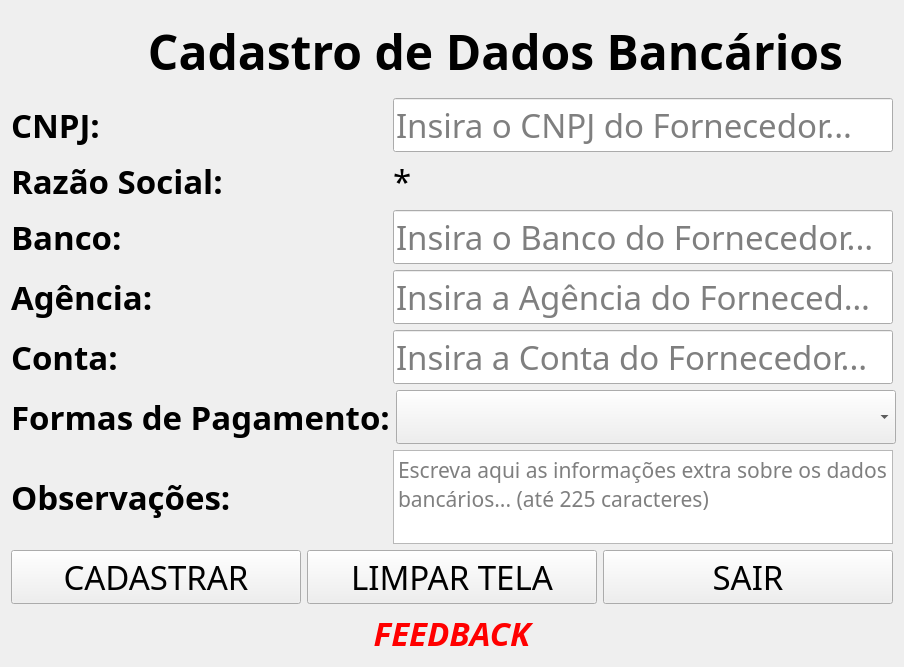
<?xml version="1.0" encoding="UTF-8"?>
<ui version="4.0">
 <class>Form_cadastrar_dados_bancarios_fornecedor</class>
 <widget class="QWidget" name="Form_cadastrar_dados_bancarios_fornecedor">
  <property name="geometry">
   <rect>
    <x>0</x>
    <y>0</y>
    <width>904</width>
    <height>667</height>
   </rect>
  </property>
  <property name="minimumSize">
   <size>
    <width>904</width>
    <height>667</height>
   </size>
  </property>
  <property name="maximumSize">
   <size>
    <width>904</width>
    <height>667</height>
   </size>
  </property>
  <property name="windowTitle">
   <string>Cadastrar Dados Bancários - Fornecedor</string>
  </property>
  <layout class="QVBoxLayout" name="verticalLayout">
   <item>
    <layout class="QHBoxLayout" name="horizontalLayout_2">
     <item>
      <widget class="QLabel" name="label_dados_bancarios_fornecedores_gif">
       <property name="minimumSize">
        <size>
         <width>81</width>
         <height>81</height>
        </size>
       </property>
       <property name="maximumSize">
        <size>
         <width>81</width>
         <height>81</height>
        </size>
       </property>
       <property name="text">
        <string/>
       </property>
       <property name="pixmap">
        <pixmap>../Images/add_fornecedor.gif</pixmap>
       </property>
       <property name="scaledContents">
        <bool>true</bool>
       </property>
      </widget>
     </item>
     <item>
      <widget class="QLabel" name="label_cadastro_dados_bancarios_fornecedores_main">
       <property name="font">
        <font>
         <family>Sitka Heading</family>
         <pointsize>36</pointsize>
         <bold>true</bold>
        </font>
       </property>
       <property name="text">
        <string>Cadastro de Dados Bancários</string>
       </property>
       <property name="scaledContents">
        <bool>true</bool>
       </property>
       <property name="alignment">
        <set>Qt::AlignCenter</set>
       </property>
      </widget>
     </item>
    </layout>
   </item>
   <item>
    <layout class="QHBoxLayout" name="horizontalLayout">
     <item>
      <widget class="QLabel" name="label_cnpj_fornecedor">
       <property name="font">
        <font>
         <family>Sitka Heading</family>
         <pointsize>25</pointsize>
         <bold>true</bold>
        </font>
       </property>
       <property name="acceptDrops">
        <bool>false</bool>
       </property>
       <property name="layoutDirection">
        <enum>Qt::LeftToRight</enum>
       </property>
       <property name="text">
        <string>CNPJ:</string>
       </property>
      </widget>
     </item>
     <item>
      <widget class="QLineEdit" name="lineEdit_cnpj_fornecedor">
       <property name="sizePolicy">
        <sizepolicy hsizetype="Minimum" vsizetype="Fixed">
         <horstretch>0</horstretch>
         <verstretch>0</verstretch>
        </sizepolicy>
       </property>
       <property name="minimumSize">
        <size>
         <width>500</width>
         <height>0</height>
        </size>
       </property>
       <property name="font">
        <font>
         <family>Sitka Heading</family>
         <pointsize>25</pointsize>
        </font>
       </property>
       <property name="acceptDrops">
        <bool>false</bool>
       </property>
       <property name="layoutDirection">
        <enum>Qt::LeftToRight</enum>
       </property>
       <property name="placeholderText">
        <string>Insira o CNPJ do Fornecedor...</string>
       </property>
      </widget>
     </item>
    </layout>
   </item>
   <item>
    <layout class="QHBoxLayout" name="horizontalLayout_3">
     <item>
      <widget class="QLabel" name="label_razao_social">
       <property name="font">
        <font>
         <family>Sitka Heading</family>
         <pointsize>25</pointsize>
         <bold>true</bold>
        </font>
       </property>
       <property name="acceptDrops">
        <bool>false</bool>
       </property>
       <property name="layoutDirection">
        <enum>Qt::LeftToRight</enum>
       </property>
       <property name="text">
        <string>Razão Social:</string>
       </property>
      </widget>
     </item>
     <item>
      <widget class="QLabel" name="label_razao_social_show">
       <property name="sizePolicy">
        <sizepolicy hsizetype="Minimum" vsizetype="Fixed">
         <horstretch>0</horstretch>
         <verstretch>0</verstretch>
        </sizepolicy>
       </property>
       <property name="minimumSize">
        <size>
         <width>500</width>
         <height>0</height>
        </size>
       </property>
       <property name="font">
        <font>
         <family>Sitka Heading</family>
         <pointsize>25</pointsize>
        </font>
       </property>
       <property name="text">
        <string>*</string>
       </property>
      </widget>
     </item>
    </layout>
   </item>
   <item>
    <layout class="QHBoxLayout" name="horizontalLayout_4">
     <item>
      <widget class="QLabel" name="label_banco_fornecedor">
       <property name="font">
        <font>
         <family>Sitka Heading</family>
         <pointsize>25</pointsize>
         <bold>true</bold>
        </font>
       </property>
       <property name="acceptDrops">
        <bool>false</bool>
       </property>
       <property name="layoutDirection">
        <enum>Qt::LeftToRight</enum>
       </property>
       <property name="text">
        <string>Banco:</string>
       </property>
      </widget>
     </item>
     <item>
      <widget class="QLineEdit" name="lineEdit_banco_fornecedor">
       <property name="sizePolicy">
        <sizepolicy hsizetype="Minimum" vsizetype="Fixed">
         <horstretch>0</horstretch>
         <verstretch>0</verstretch>
        </sizepolicy>
       </property>
       <property name="minimumSize">
        <size>
         <width>500</width>
         <height>0</height>
        </size>
       </property>
       <property name="font">
        <font>
         <family>Sitka Heading</family>
         <pointsize>25</pointsize>
        </font>
       </property>
       <property name="acceptDrops">
        <bool>false</bool>
       </property>
       <property name="layoutDirection">
        <enum>Qt::LeftToRight</enum>
       </property>
       <property name="placeholderText">
        <string>Insira o Banco do Fornecedor...</string>
       </property>
      </widget>
     </item>
    </layout>
   </item>
   <item>
    <layout class="QHBoxLayout" name="horizontalLayout_5">
     <item>
      <widget class="QLabel" name="label_agencia_fornecedor">
       <property name="font">
        <font>
         <family>Sitka Heading</family>
         <pointsize>25</pointsize>
         <bold>true</bold>
        </font>
       </property>
       <property name="acceptDrops">
        <bool>false</bool>
       </property>
       <property name="layoutDirection">
        <enum>Qt::LeftToRight</enum>
       </property>
       <property name="text">
        <string>Agência:</string>
       </property>
      </widget>
     </item>
     <item>
      <widget class="QLineEdit" name="lineEdit_agencia_fornecedor">
       <property name="sizePolicy">
        <sizepolicy hsizetype="Minimum" vsizetype="Fixed">
         <horstretch>0</horstretch>
         <verstretch>0</verstretch>
        </sizepolicy>
       </property>
       <property name="minimumSize">
        <size>
         <width>500</width>
         <height>0</height>
        </size>
       </property>
       <property name="font">
        <font>
         <family>Sitka Heading</family>
         <pointsize>25</pointsize>
        </font>
       </property>
       <property name="acceptDrops">
        <bool>false</bool>
       </property>
       <property name="layoutDirection">
        <enum>Qt::LeftToRight</enum>
       </property>
       <property name="placeholderText">
        <string>Insira a Agência do Fornecedor...</string>
       </property>
      </widget>
     </item>
    </layout>
   </item>
   <item>
    <layout class="QHBoxLayout" name="horizontalLayout_6">
     <item>
      <widget class="QLabel" name="label_conta_fornecedor">
       <property name="font">
        <font>
         <family>Sitka Heading</family>
         <pointsize>25</pointsize>
         <bold>true</bold>
        </font>
       </property>
       <property name="acceptDrops">
        <bool>false</bool>
       </property>
       <property name="layoutDirection">
        <enum>Qt::LeftToRight</enum>
       </property>
       <property name="text">
        <string>Conta:</string>
       </property>
      </widget>
     </item>
     <item>
      <widget class="QLineEdit" name="lineEdit_conta_fornecedor">
       <property name="sizePolicy">
        <sizepolicy hsizetype="Minimum" vsizetype="Fixed">
         <horstretch>0</horstretch>
         <verstretch>0</verstretch>
        </sizepolicy>
       </property>
       <property name="minimumSize">
        <size>
         <width>500</width>
         <height>0</height>
        </size>
       </property>
       <property name="font">
        <font>
         <family>Sitka Heading</family>
         <pointsize>25</pointsize>
        </font>
       </property>
       <property name="acceptDrops">
        <bool>false</bool>
       </property>
       <property name="layoutDirection">
        <enum>Qt::LeftToRight</enum>
       </property>
       <property name="placeholderText">
        <string>Insira a Conta do Fornecedor...</string>
       </property>
      </widget>
     </item>
    </layout>
   </item>
   <item>
    <layout class="QHBoxLayout" name="horizontalLayout_7">
     <item>
      <widget class="QLabel" name="label_form_pagamento_fornecedor">
       <property name="font">
        <font>
         <family>Sitka Heading</family>
         <pointsize>25</pointsize>
         <bold>true</bold>
        </font>
       </property>
       <property name="acceptDrops">
        <bool>false</bool>
       </property>
       <property name="layoutDirection">
        <enum>Qt::LeftToRight</enum>
       </property>
       <property name="text">
        <string>Formas de Pagamento:</string>
       </property>
      </widget>
     </item>
     <item>
      <widget class="QComboBox" name="comboBox_form_pagamento_fornecedor">
       <property name="sizePolicy">
        <sizepolicy hsizetype="Minimum" vsizetype="Fixed">
         <horstretch>0</horstretch>
         <verstretch>0</verstretch>
        </sizepolicy>
       </property>
       <property name="minimumSize">
        <size>
         <width>500</width>
         <height>0</height>
        </size>
       </property>
       <property name="font">
        <font>
         <family>Sitka Heading</family>
         <pointsize>25</pointsize>
        </font>
       </property>
       <property name="placeholderText">
        <string>Insira as Formas de Pagamento...</string>
       </property>
      </widget>
     </item>
    </layout>
   </item>
   <item>
    <layout class="QHBoxLayout" name="horizontalLayout_8">
     <item>
      <widget class="QLabel" name="label_obs_fornecedor">
       <property name="font">
        <font>
         <family>Sitka Heading</family>
         <pointsize>25</pointsize>
         <bold>true</bold>
        </font>
       </property>
       <property name="acceptDrops">
        <bool>false</bool>
       </property>
       <property name="layoutDirection">
        <enum>Qt::LeftToRight</enum>
       </property>
       <property name="text">
        <string>Observações:</string>
       </property>
      </widget>
     </item>
     <item>
      <widget class="QTextEdit" name="textEdit_obs_fornecedor">
       <property name="sizePolicy">
        <sizepolicy hsizetype="Minimum" vsizetype="Expanding">
         <horstretch>0</horstretch>
         <verstretch>0</verstretch>
        </sizepolicy>
       </property>
       <property name="minimumSize">
        <size>
         <width>500</width>
         <height>0</height>
        </size>
       </property>
       <property name="font">
        <font>
         <family>Sitka Heading</family>
         <pointsize>16</pointsize>
        </font>
       </property>
       <property name="documentTitle">
        <string/>
       </property>
       <property name="placeholderText">
        <string>Escreva aqui as informações extra sobre os dados bancários... (até 225 caracteres)</string>
       </property>
      </widget>
     </item>
    </layout>
   </item>
   <item>
    <layout class="QHBoxLayout" name="horizontalLayout_9">
     <item>
      <widget class="QPushButton" name="pushButton_cadastrar_fornecedor_dados_bancarios">
       <property name="sizePolicy">
        <sizepolicy hsizetype="Minimum" vsizetype="Minimum">
         <horstretch>0</horstretch>
         <verstretch>0</verstretch>
        </sizepolicy>
       </property>
       <property name="font">
        <font>
         <family>Sitka Heading</family>
         <pointsize>25</pointsize>
        </font>
       </property>
       <property name="text">
        <string>CADASTRAR</string>
       </property>
      </widget>
     </item>
     <item>
      <widget class="QPushButton" name="pushButton_limpar_tela_fornecedor_dados_bancarios">
       <property name="sizePolicy">
        <sizepolicy hsizetype="Minimum" vsizetype="Minimum">
         <horstretch>0</horstretch>
         <verstretch>0</verstretch>
        </sizepolicy>
       </property>
       <property name="font">
        <font>
         <family>Sitka Heading</family>
         <pointsize>25</pointsize>
        </font>
       </property>
       <property name="text">
        <string>LIMPAR TELA</string>
       </property>
      </widget>
     </item>
     <item>
      <widget class="QPushButton" name="pushButton_sair_fornecedor_dados_bancarios">
       <property name="sizePolicy">
        <sizepolicy hsizetype="Minimum" vsizetype="Minimum">
         <horstretch>0</horstretch>
         <verstretch>0</verstretch>
        </sizepolicy>
       </property>
       <property name="font">
        <font>
         <family>Sitka Heading</family>
         <pointsize>25</pointsize>
        </font>
       </property>
       <property name="text">
        <string>SAIR</string>
       </property>
      </widget>
     </item>
    </layout>
   </item>
   <item>
    <widget class="QLabel" name="label_feedback_fornecedor_dados_bancarios">
     <property name="font">
      <font>
       <family>Sitka Heading</family>
       <pointsize>25</pointsize>
       <italic>true</italic>
       <bold>true</bold>
      </font>
     </property>
     <property name="styleSheet">
      <string notr="true">color: rgb(255,0,0);</string>
     </property>
     <property name="inputMethodHints">
      <set>Qt::ImhUppercaseOnly</set>
     </property>
     <property name="text">
      <string>FEEDBACK</string>
     </property>
     <property name="alignment">
      <set>Qt::AlignCenter</set>
     </property>
    </widget>
   </item>
  </layout>
 </widget>
 <resources/>
 <connections/>
</ui>
